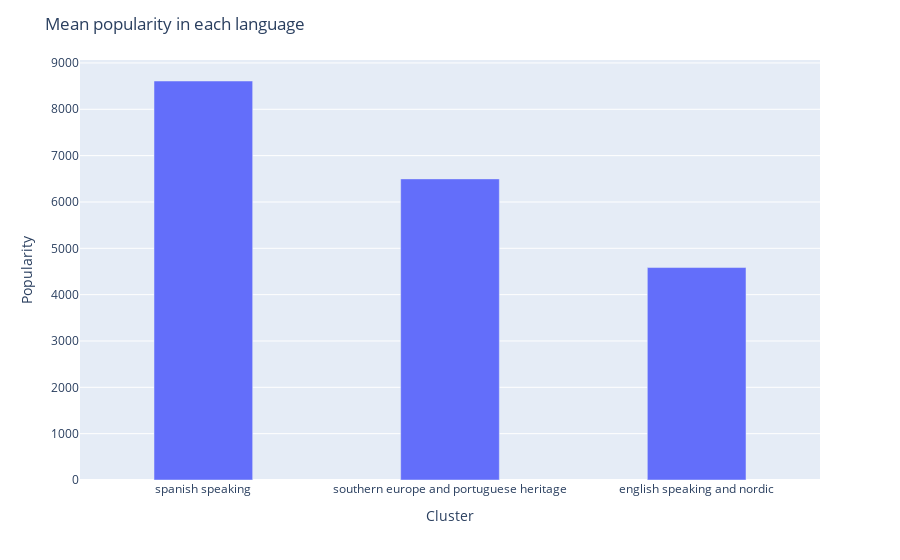

The code cell stored with this chart in its notebook:
### Markdown cell above
### Mean popularity in each language

### Code cell
country_popularity = pd.DataFrame(df_1.groupby(['Cluster'])['Popularity'].mean().sort_values(ascending=False))
fig = px.bar(country_popularity,x=country_popularity.index,
             y=country_popularity['Popularity'],
             labels={'x':'Langue of Country',
                     'y':'Mean of Popularity'}
          )
fig.update_layout(title='Mean popularity in each language')
fig.update_traces(width=0.4)
fig.show()

### Figure 1 — Plotly figure (JSON) as saved in the notebook; plotly's stock layout.template omitted (floating-point values rounded to 4 significant figures)
{"data": [{"alignmentgroup": "True", "hovertemplate": "Cluster=%{x}<br>Popularity=%{y}<extra></extra>", "legendgroup": "", "marker": {"color": "#636efa", "pattern": {"shape": ""}}, "name": "", "offsetgroup": "", "orientation": "v", "showlegend": false, "textposition": "auto", "type": "bar", "width": 0.4, "x": ["spanish speaking", "southern europe and portuguese heritage", "english speaking and nordic"], "xaxis": "x", "y": [8611.0, 6498.0, 4584.0], "yaxis": "y"}], "layout": {"autosize": true, "barmode": "relative", "legend": {"tracegroupgap": 0}, "margin": {"t": 60}, "title": {"text": "Mean popularity in each language"}, "xaxis": {"anchor": "y", "autorange": true, "domain": [0, 1], "range": [-0.5, 2.5], "title": {"text": "Cluster"}, "type": "category"}, "yaxis": {"anchor": "x", "autorange": true, "domain": [0, 1], "range": [0, 9064.0], "title": {"text": "Popularity"}, "type": "linear"}}}
